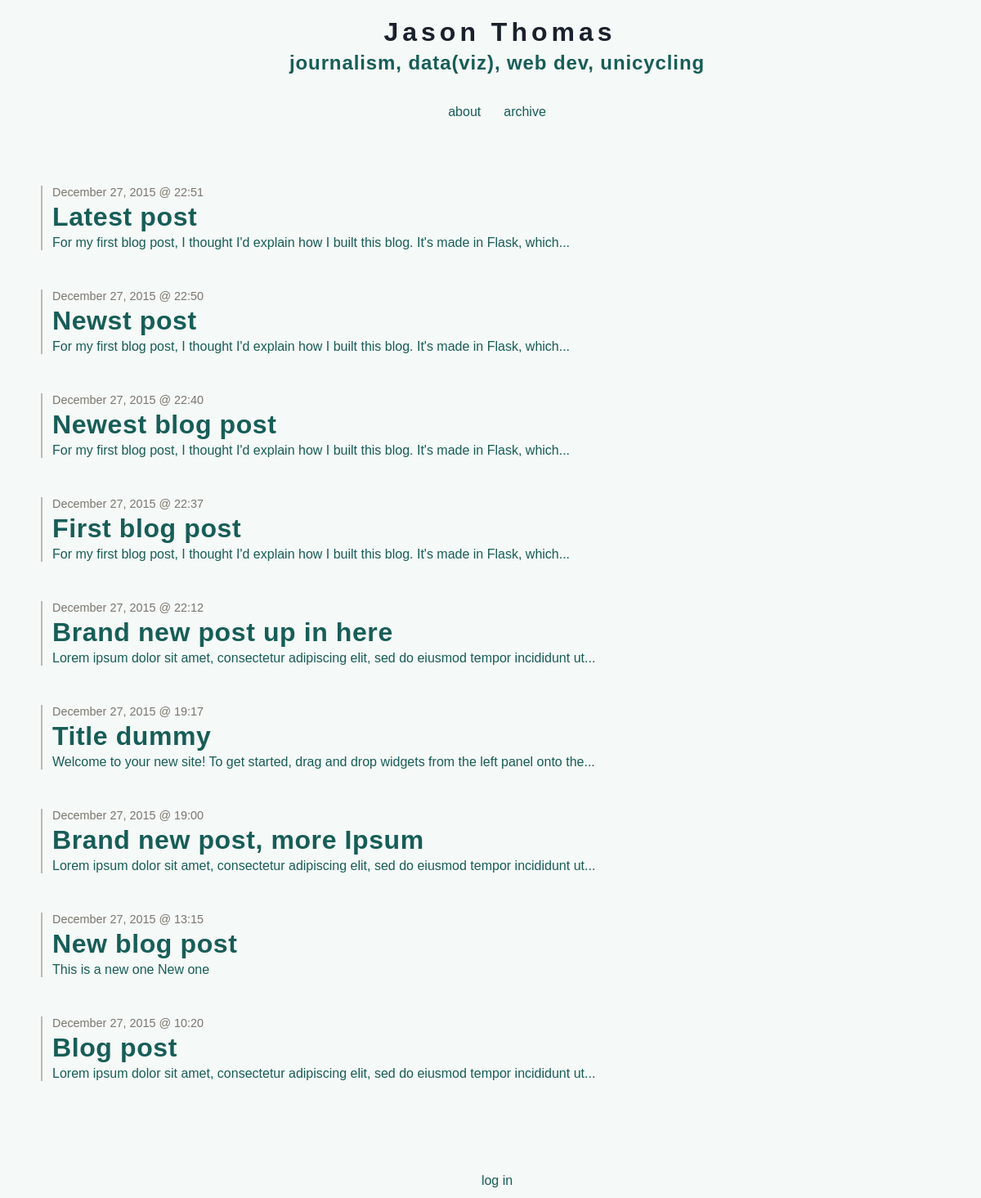
Page /archive on the earlier database version.
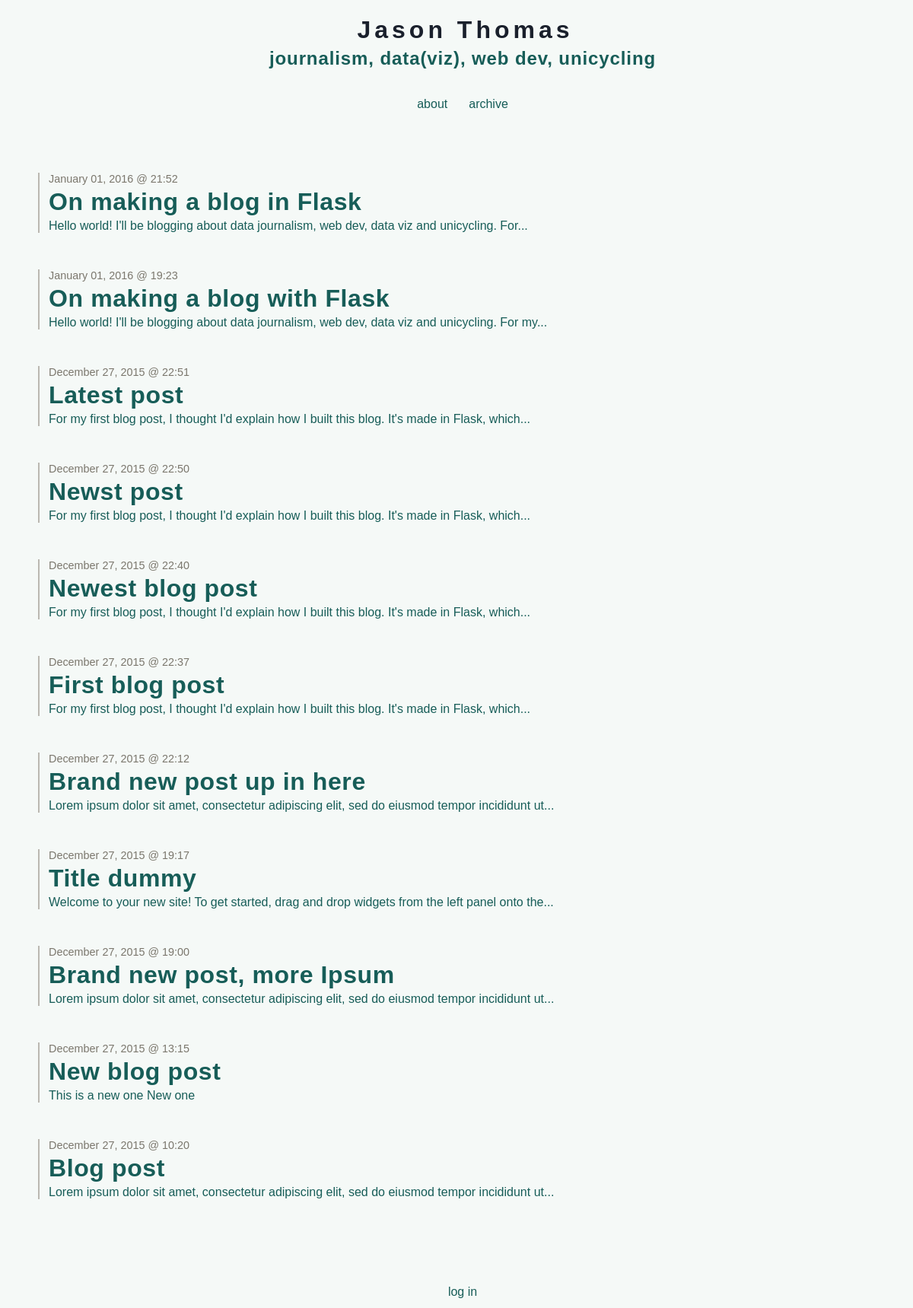
Same page on the later database version.
### tables this page shows
CREATE TABLE entries (
  id integer primary key autoincrement,
  entryDate date not null,
  title text not null,
  text text not null
);

### app.py (the view)
@app.route('/archive')
def show_archive():
    session.pop('logged_in', None)
    entries = getSqlRecords()
    return render_template('show_archive.html', entries=entries)

### app.py (called while the page is built)
def connect_db():
    return sqlite3.connect(app.config['DATABASE'])

def getSqlRecords():
    cur = g.db.execute('select title, entryDate, text from entries order by id asc')
    entries = [dict(title=row[0], date=row[1], text=row[2]) for row in cur.fetchall()]
    return entries

@app.before_request
def before_request():
    g.db = connect_db()

@app.teardown_request
def teardown_request(exception):
    db = getattr(g, 'db', None)
    if db is not None:
        db.close()

### templates/show_archive.html
{% extends "layout.html" %}
{% block body %}
  <ul class=entries>
  {% if entries|length > 0 %}
    {% for entry in entries|reverse() %}
      <li class=archiveLink value=><a><p class=dateText>{{ entry.date|safe }}</p><h2>{{ entry.title }}</h2> <p>{{entry.text|striptags|truncate(100) }}</p></a>
    {% endfor %}
  {% else %}
    <li><em>Why not say something?</em>
  {% endif %}
  </ul>
{% endblock %}

### templates/layout.html (shortened to what this page needs)
<!doctype html>
<link rel="stylesheet" href="{{ url_for('static', filename='default.css') }}">
<link rel=stylesheet type=text/css href="{{ url_for('static', filename='style.css') }}">
<div class=topBanner>
  <h1>Jason Thomas</h1>
  <h4>journalism, data(viz), web dev, unicycling</h4>
</div>
<div class=topLinks>
  <a href="{{ url_for('about') }}">about</a>
  <a href="{{ url_for('show_archive') }}">archive</a>
</div>
<div class=page>
  {% block body %}{% endblock %}
</div>
<div class=metanav>
  {% if not session.logged_in %}
    <a href="{{ url_for('login') }}">log in</a>
  {% else %}
    <a href="{{ url_for('logout') }}">log out</a>
  {% endif %}
</div>

### static/style.css (style rules this page uses)
a,h2,h3 { color: #175D58; }
a:link { text-decoration: none; }
h1,h2,h3,h4 { letter-spacing: 0.6px; }
.archiveLink { margin-bottom: 3em; list-style: none; padding-left:0.75em; border-left: 2px solid #BBB8B1; margin-left:0.75em; cursor:pointer; }
.archiveLink * { margin-bottom: 0.125em; margin-top: 0.125em; }
.entries { padding-left:0; }
.topBanner { width: 100%; text-align: center; cursor: pointer; font-size }
.topBanner h1 { font-size: 4.0vh; margin-bottom:5px; letter-spacing:5px; margin-left:7px; }
.topBanner h4 { font-size: 3.0vh; letter-spacing:0.9px; margin-top:5px; color: #175D58; }
.page { margin: 3em auto; padding: .8em; }
.metanav, .topLinks { text-align: center; font-size: 0.9em; padding: 0.3em; }
.topLinks * { margin: 0.75em; margin-top: 0; }
.dateText { margin-bottom:0px; color: #7B776D; font-size:90%; }
h1 { font-size: 4.0vh; }
h2 { font-size: 4.0vh; }
h4 { font-size: 3.0vh; }
p, a, code, li { font-size: 2.0vh; }
@media screen and (max-device-width: 1200px) { .page { width: 95%; } }

Differences in the rows shown:
added entries: date "January 01, 2016 @ 21:52", title "On making a blog in Flask", text "Hello world! I'll be blogging about data journalism, web dev, data viz and unicycling. For..."
added entries: date "January 01, 2016 @ 19:23", title "On making a blog with Flask", text "Hello world! I'll be blogging about data journalism, web dev, data viz and unicycling. For my..."
